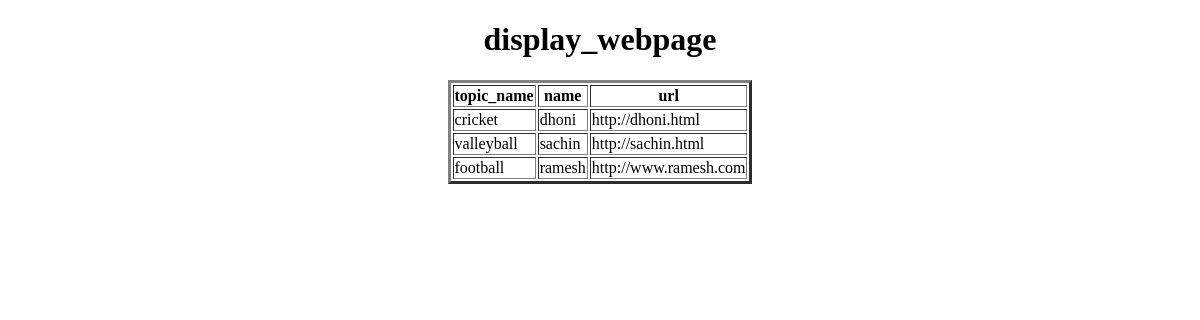
/display_webpage/, run on an earlier commit of the app's database.
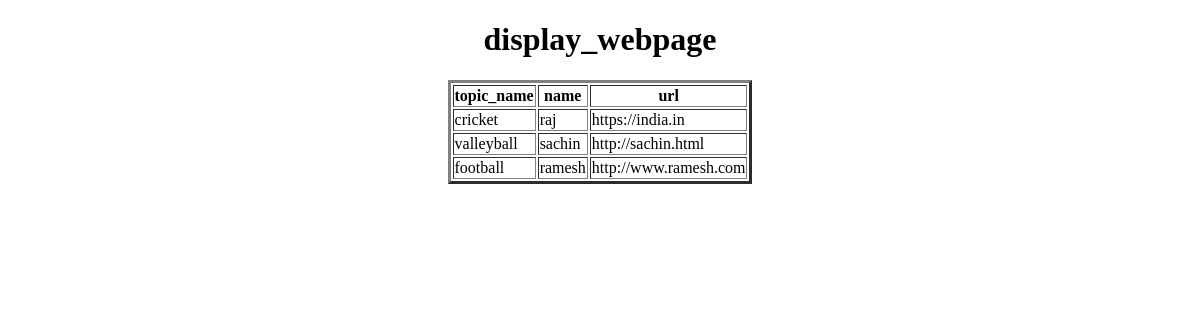
And on a later commit of the database.
### app/models.py (models this page shows, shortened)
class Webpage(models.Model) :
    topic_name=models.ForeignKey(Topic,on_delete=models.CASCADE)
    name=models.CharField(max_length=100)
    url=models.URLField()

class Topic(models.Model):
    topic_name=models.CharField(max_length=100,primary_key=True)
    def __str__(self) -> str:
        return self.topic_name

### app/views.py (the view)
# urls.py: path('display_webpage/',display_webpage,name='display_webpage'),
def display_webpage(request):
    webpages=Webpage.objects.all()
    webpages=Webpage.objects.filter(topic_name='cricket')
    webpages=Webpage.objects.exclude(topic_name='cricket')
    webpages=Webpage.objects.order_by('topic_name')
    webpages=Webpage.objects.order_by('-topic_name')
    webpages=Webpage.objects.order_by(Length('name'))
    webpages=Webpage.objects.order_by(Length('topic_name').desc())
    webpages=Webpage.objects.filter(name__startswith='d')
    webpages=Webpage.objects.filter(name__endswith='i')
    webpages=Webpage.objects.filter(name__contains='o')
    webpages=Webpage.objects.filter(name__in=['sachin','dhoni'])
    webpages=Webpage.objects.filter(Q(name='dhoni')|Q(url__startswith='https'))
    webpages=Webpage.objects.all()
    d={'webpages':webpages}
    return render(request,'display_webpage.html',d)

### templates/display_webpage.html (shortened to what this page needs)
<!DOCTYPE html>
<html lang="en">
<head>
</head>
<body>
    <center>
        <h1>display_webpage</h1>
        <table border="3px">
            <tr>
                <th>topic_name</th>
                <th>name</th>
                <th>url</th>
            </tr>
            {% for wo in webpages %}
            <tr>
                <td>{{wo.topic_name}}</td>
                <td>{{wo.name}}</td>
                <td>{{wo.url}}</td>
            {% endfor %}
            </tr>
        </table>
    </center>
</body>
</html>

What changed in the data, as far as the page shows it:
changed Webpage "cricket": name "dhoni" → "raj"; url "http://dhoni.html" → "https://india.in"
